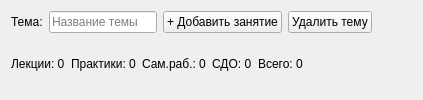
<?xml version="1.0" encoding="UTF-8"?>
<ui version="4.0">
 <class>TopicWidget</class>
 <widget class="QWidget" name="TopicWidget">
  <layout class="QVBoxLayout" name="mainLayout">

   <!-- Header -->
   <item>
    <layout class="QHBoxLayout" name="headerLayout">

     <item>
      <widget class="QLabel" name="labelTopic">
       <property name="text">
        <string>Тема:</string>
       </property>
      </widget>
     </item>

     <item>
      <widget class="QLineEdit" name="name_edit">
       <property name="placeholderText">
        <string>Название темы</string>
       </property>
      </widget>
     </item>

     <item>
      <widget class="QPushButton" name="add_activity_btn">
       <property name="text">
        <string>+ Добавить занятие</string>
       </property>
      </widget>
     </item>

     <item>
      <widget class="QPushButton" name="delete_btn">
       <property name="text">
        <string>Удалить тему</string>
       </property>
      </widget>
     </item>

     <item>
      <spacer name="headerSpacer">
       <property name="orientation">
        <enum>Qt::Horizontal</enum>
       </property>
       <property name="sizeHint" stdset="0">
        <size>
         <width>40</width>
         <height>20</height>
        </size>
       </property>
      </spacer>

      <!-- Competencies on the right -->
                    <item>
                        <layout class="QVBoxLayout" name="competenciesLayout">
                            <item>
                                <widget class="QLabel" name="labelCompetencies">
                                    <property name="text">
                                        <string>Компетенции:</string>
                                    </property>
                                </widget>
                            </item>

                            <item>
                                <widget class="QListWidget" name="competencies_list">
                                    <property name="selectionMode">
                                        <enum>QAbstractItemView::MultiSelection</enum>
                                    </property>
                                    <property name="minimumWidth">
                                        <number>180</number>
                                    </property>
                                    <property name="maximumWidth">
                                        <number>220</number>
                                    </property>
                                    <property name="minimumHeight">
                                        <number>80</number>
                                    </property>
                                    <property name="maximumHeight">
                                        <number>100</number>
                                    </property>
                                </widget>
                            </item>
                        </layout>
                    </item>

                    <item>
                        <spacer name="headerSpacer">
                            <property name="orientation">
                                <enum>Qt::Horizontal</enum>
                            </property>
                            <property name="sizeHint" stdset="0">
                                <size>
                                    <width>40</width>
                                    <height>20</height>
                                </size>
                            </property>
                        </spacer>
                    </item>


     </item>

    </layout>
   </item>

   <!-- Summary -->
   <item>
    <layout class="QHBoxLayout" name="summaryLayout">

     <item>
      <widget class="QLabel" name="lecture_label">
       <property name="text">
        <string>Лекции: 0</string>
       </property>
      </widget>
     </item>

     <item>
      <widget class="QLabel" name="practice_label">
       <property name="text">
        <string>Практики: 0</string>
       </property>
      </widget>
     </item>

     <item>
      <widget class="QLabel" name="self_study_label">
       <property name="text">
        <string>Сам.раб.: 0</string>
       </property>
      </widget>
     </item>

     <item>
      <widget class="QLabel" name="sdo_label">
       <property name="text">
        <string>СДО: 0</string>
       </property>
      </widget>
     </item>

     <item>
      <widget class="QLabel" name="total_label">
       <property name="text">
        <string>Всего: 0</string>
       </property>
      </widget>
     </item>

     <item>
      <spacer name="summarySpacer">
       <property name="orientation">
        <enum>Qt::Horizontal</enum>
       </property>
       <property name="sizeHint" stdset="0">
        <size>
         <width>40</width>
         <height>20</height>
        </size>
       </property>
      </spacer>
     </item>

    </layout>
   </item>

   <!-- Activities container -->
   <item>
    <layout class="QVBoxLayout" name="activities_container"/>
   </item>

  </layout>
 </widget>

 <resources/>
 <connections/>
</ui>
